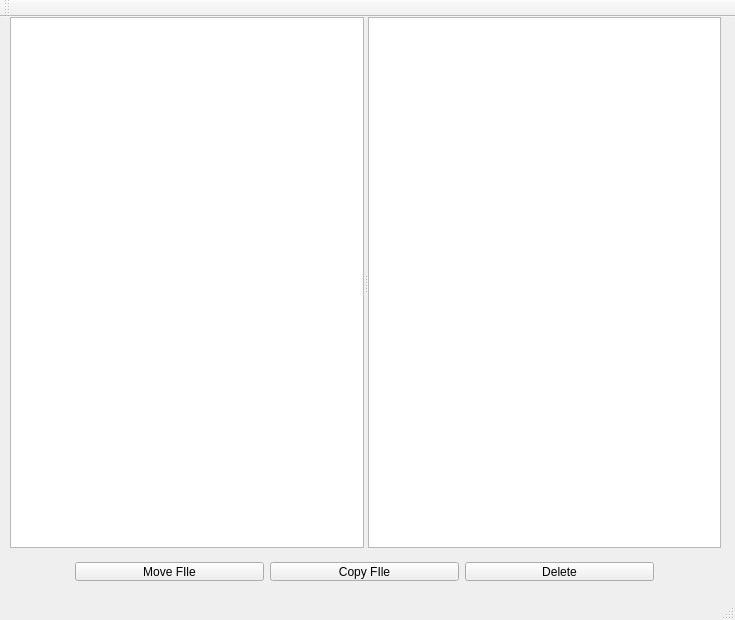
<?xml version="1.0" encoding="UTF-8"?>
<ui version="4.0">
 <class>MainWindow</class>
 <widget class="QMainWindow" name="MainWindow">
  <property name="geometry">
   <rect>
    <x>0</x>
    <y>0</y>
    <width>735</width>
    <height>620</height>
   </rect>
  </property>
  <property name="minimumSize">
   <size>
    <width>735</width>
    <height>620</height>
   </size>
  </property>
  <property name="maximumSize">
   <size>
    <width>735</width>
    <height>620</height>
   </size>
  </property>
  <property name="windowTitle">
   <string>MainWindow</string>
  </property>
  <widget class="QWidget" name="centralWidget">
   <widget class="QSplitter" name="splitter">
    <property name="geometry">
     <rect>
      <x>10</x>
      <y>0</y>
      <width>711</width>
      <height>531</height>
     </rect>
    </property>
    <property name="orientation">
     <enum>Qt::Horizontal</enum>
    </property>
    <widget class="QTreeView" name="treeView"/>
    <widget class="QTreeView" name="treeView_2"/>
   </widget>
   <widget class="QWidget" name="">
    <property name="geometry">
     <rect>
      <x>64</x>
      <y>534</y>
      <width>601</width>
      <height>41</height>
     </rect>
    </property>
    <layout class="QHBoxLayout" name="horizontalLayout">
     <item>
      <widget class="QPushButton" name="pushButton">
       <property name="text">
        <string>Move FIle</string>
       </property>
      </widget>
     </item>
     <item>
      <widget class="QPushButton" name="pushButton_2">
       <property name="text">
        <string>Copy FIle</string>
       </property>
      </widget>
     </item>
     <item>
      <widget class="QPushButton" name="pushButton_3">
       <property name="text">
        <string>Delete</string>
       </property>
      </widget>
     </item>
    </layout>
   </widget>
  </widget>
  <widget class="QMenuBar" name="menuBar">
   <property name="geometry">
    <rect>
     <x>0</x>
     <y>0</y>
     <width>735</width>
     <height>21</height>
    </rect>
   </property>
  </widget>
  <widget class="QToolBar" name="mainToolBar">
   <attribute name="toolBarArea">
    <enum>TopToolBarArea</enum>
   </attribute>
   <attribute name="toolBarBreak">
    <bool>false</bool>
   </attribute>
  </widget>
  <widget class="QStatusBar" name="statusBar"/>
 </widget>
 <layoutdefault spacing="6" margin="11"/>
 <resources/>
 <connections/>
</ui>
